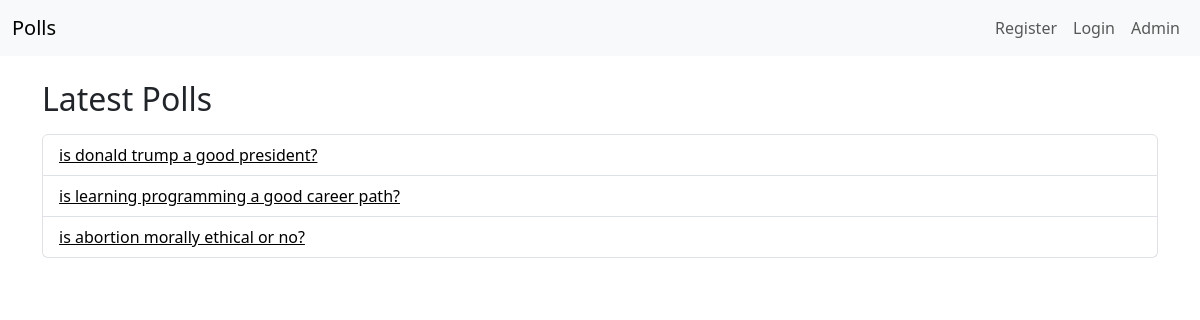
The app's page /, older data.
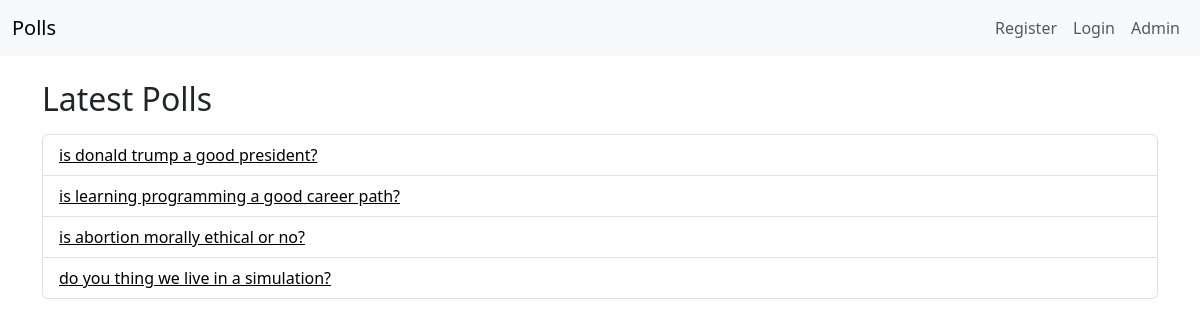
The same page, newer data.
### polls/models.py (models this page shows, shortened)
class Question(models.Model):
    question_text = models.CharField(max_length=200)
    pub_date = models.DateTimeField("date published")

### polls/views.py (the view)
# urls.py: path("", views.IndexView.as_view(), name="index"),
class IndexView(generic.ListView):
    template_name = "polls/index.html"
    context_object_name = "latest_question_list"
    def get_queryset(self):
        return Question.objects.filter(pub_date__lte=timezone.now()).order_by("pk")[:5]

### polls/templates/polls/index.html (shortened to what this page needs)
{% load static %}
<!DOCTYPE html>
<html lang="en">
<head>
    <link rel="stylesheet" href="{% static 'polls/style.css' %}">
    <link href="https://cdn.jsdelivr.net/npm/bootstrap@5.3.3/dist/css/bootstrap.min.css" rel="stylesheet">
</head>
<body>
    <nav class="navbar navbar-expand-lg bg-body-tertiary mb-4">
        <div class="container-fluid">
            <a class="navbar-brand" href="{% url 'polls:index' %}">Polls</a>
            <div class="collapse navbar-collapse" id="navbarNav">
                <ul class="navbar-nav ms-auto">
                    {% if request.user.is_authenticated %}
                        <li class="nav-item">
                            <a class="nav-link" href="#">Hi, {{ request.user.username }}</a>
                        </li>
                        <li class="nav-item">
                            <a class="nav-link" href="{% url 'polls:logout' %}">Logout</a>
                        </li>
                    {% else %}
                        <li class="nav-item">
                            <a class="nav-link" href="{% url 'polls:register' %}">Register</a>
                        </li>
                        <li class="nav-item">
                            <a class="nav-link" href="{% url 'polls:login' %}">Login</a>
                        </li>
                    {% endif %}
                    <li class="nav-item">
                        <a class="nav-link" href="{% url 'admin:index' %}">Admin</a>
                    </li>
                </ul>
            </div>
        </div>
    </nav>
    <div class="container">
        <h2 class="mb-3">Latest Polls</h2>
        {% if latest_question_list %}
            <ul class="list-group">
                {% for question in latest_question_list %}
                    <li class="list-group-item">
                        <a href="{% url 'polls:detail' question.id %}">{{ question.question_text }}</a>
                    </li>
                {% endfor %}
            </ul>
        {% else %}
            <p>No polls are available.</p>
        {% endif %}
    </div>
</body>
</html>

Row changes from the older to the newer data that the page shows:
added Question: question_text "do you thing we live in a simulation?"
